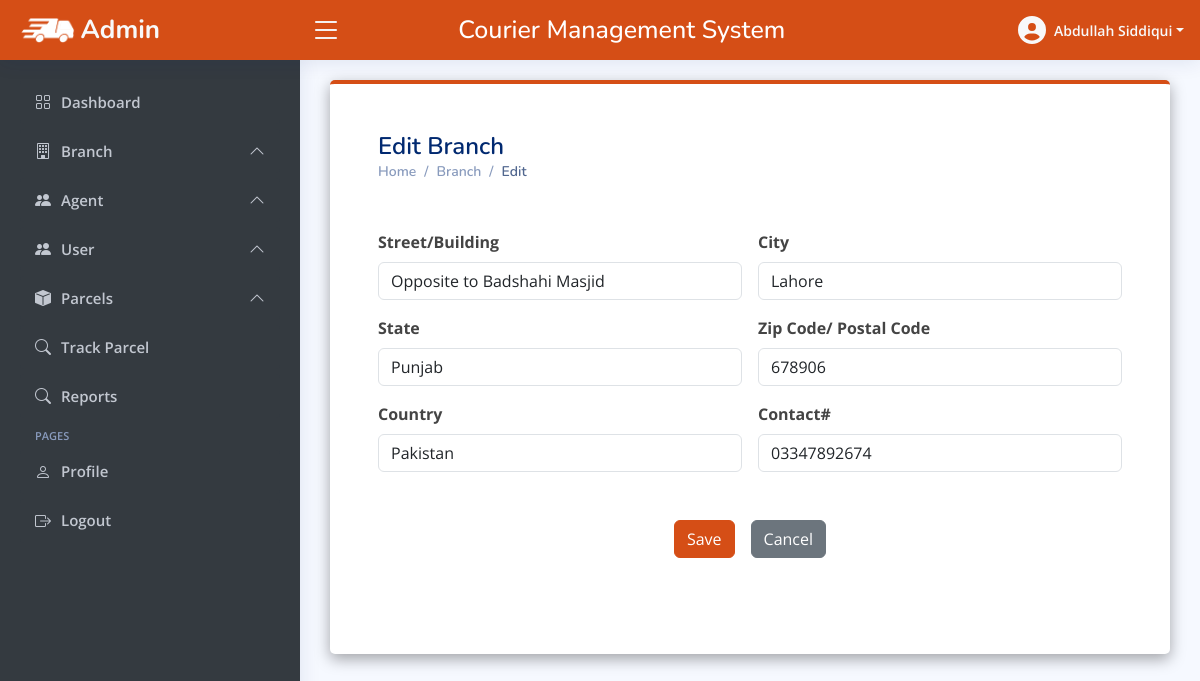
The page /admin/update_branch.php?branch_id=48 (signed in) on the database its author committed.
### tables this page shows
CREATE TABLE `branches` (
  `id` int(30) NOT NULL,
  `branch_code` varchar(255) NOT NULL,
  `street` text NOT NULL,
  `city` text NOT NULL,
  `state` text NOT NULL,
  `zip_code` varchar(255) NOT NULL,
  `country` text NOT NULL,
  `contact` varchar(255) NOT NULL,
  `date_created` datetime NOT NULL DEFAULT current_timestamp()
);

### admin/update_branch.php (the view, shortened to what this page needs)
<?php
if(isset($_SESSION['email'])){
    if($_GET['branch_id']){
        include("header.php");
include("topbar.php");
include("sidebar.php");
require("../include/connection.php");
      $branch_id=$_GET['branch_id'];
    $getdata="SELECT * FROM `branches` WHERE id='$branch_id';";
    $result=mysqli_query($connection, $getdata) or die("fail to run query");
    if(mysqli_num_rows($result) == 1){
$row=mysqli_fetch_assoc($result);
 $branch_street = $row["street"];
 $branch_city = $row["city"];
 $branch_state = $row["state"];
 $branch_zip = $row["zip_code"];
 $branch_country = $row["country"];
 $branch_contact = $row["contact"];
      ?>
  <head>
  </head>
  <main id="main" class="main">
  <section class="p-5" style="background-color: white; border-top: 4px solid #D54E16; border-radius: 5px; box-shadow: rgba(0, 0, 0, 0.35) 0px 5px 15px;">
    <div class="pagetitle">
      <h1>Edit Branch</h1>
      <nav>
        <ol class="breadcrumb">
          <li class="breadcrumb-item"><a href="index.php">Home</a></li>
          <li class="breadcrumb-item">Branch</li>
          <li class="breadcrumb-item active">Edit</li>
        </ol>
      </nav>
    </div>
       <section class="section my-5">
      <form class="row g-3" id="branch_form" action="update_branchdata.php" method="post">
        <div class="col-md-6">
          <label for="Street" class="form-label">Street/Building</label>
          <input type="text" name="branch_Street" class="form-control" value="<?php echo $branch_street ?>" id="branch_Street">
        </div>
        <div class="col-md-6">
          <label for="City" class="form-label">City</label>
          <input type="text" name="branch_City" class="form-control" value="<?php echo $branch_city ?>" id="branch_City">
        </div>
        <div class="col-md-6">
          <label for="State" class="form-label">State</label>
          <input type="text" name="branch_State" class="form-control" value="<?php echo $branch_state ?>" id="branch_State">
        </div>
        <div class="col-md-6">
          <label for="Zip" class="form-label">Zip Code/ Postal Code</label>
          <input type="text" name="branch_Zip" class="form-control" value="<?php echo $branch_zip ?>" id="branch_Zip">
        </div>
        <div class="col-md-6">
          <label for="Country" class="form-label">Country</label>
          <input type="text" name="branch_Country" class="form-control" value="<?php echo $branch_country ?>" id="branch_Country">
        </div>
        <div class="col-md-6">
          <label for="Contact" class="form-label">Contact#</label>
          <input type="text" name="branch_Contact" class="form-control" value="<?php echo $branch_contact ?>" id="branch_Contact">
        </div>
      <div class="d-flex w-100 justify-content-center align-items-center mt-5">
  			<button class="btn btn-success mx-2" id="savebranch_btn">Save</button>
  			<a class="btn btn-secondary mx-2" href="branch_list.php">Cancel</a>
  		</div>
      </form>
    </section>
    </section>
 </main>
    <?php
    }
    include("footer.php");
    }
    else{
      header("location: branch_list.php");
    }
}
else{
  header("location: login.php");
}
      ?>

### admin/topbar.php (shortened to what this page needs)
<?php
include("header.php");
require("../include/connection.php");
$read = "SELECT * FROM `admin`;";
$result_read = mysqli_query($connection,$read);
if($result_read){
    $row = mysqli_fetch_assoc($result_read);
    $firstname = $row["firstname"];
    $lastname = $row["lastname"];
}
?>
<head>
<link rel="stylesheet" href="https://cdnjs.cloudflare.com/ajax/libs/sweetalert2/11.0.18/sweetalert2.min.css" />
</head>
<header id="header" class="header fixed-top d-flex align-items-center">
<div class="d-flex align-items-center justify-content-between">
  <a href="index.php" class="logo d-flex align-items-center">
    <img src="assets/EXpress Delivery (5).png" alt="">
    <span class="d-none d-lg-block text-light">Admin</span>
  </a>
  <i class="bi bi-list toggle-sidebar-btn text-light"></i>
</div>
<div class="mx-auto mt-2">
  <h2 class="heading">Courier Management System</h2>
</div>
<nav class="header-nav ms-auto">
  <ul class="d-flex align-items-center">
    <li class="nav-item dropdown pe-3">
      <a class="nav-link nav-profile d-flex align-items-center pe-0" href="#" data-bs-toggle="dropdown">
      <i class="fa-solid fa-circle-user fs-3 text-light"></i>
        <span class="d-none d-md-block dropdown-toggle ps-2 text-light"><?= $firstname.' '.$lastname ?></span>
      </a>
    </li>
  </ul>
</nav>
</header>

### admin/assets/css/style.css (style rules this page uses)
:root { scroll-behavior: smooth; }
body { font-family: "Open Sans", sans-serif; background: #f6f9ff; color: #444444; }
a { color: #4154f1; text-decoration: none; }
h1, h2, h3, h4, h5, h6 { font-family: "Nunito", sans-serif; }
#main { margin-top: 60px; padding: 20px 30px; transition: all 0.3s; }
.pagetitle { margin-bottom: 10px; }
.pagetitle h1 { font-size: 24px; margin-bottom: 0; font-weight: 600; color: #012970; }
.breadcrumb { font-size: 14px; font-family: "Nunito", sans-serif; color: #899bbd; font-weight: 600; }
.breadcrumb a { color: #899bbd; transition: 0.3s; }
.breadcrumb .breadcrumb-item::before { color: #899bbd; }
.breadcrumb .active { color: #51678f; font-weight: 600; }
.logo { line-height: 1; }
@media (min-width: 1200px) { .logo { width: 280px; } }
.logo img { max-height: 26px; margin-right: 6px; }
.logo span { font-size: 26px; font-weight: 700; color: #012970; font-family: "Nunito", sans-serif; }
.header { transition: all 0.5s; z-index: 997; height: 60px; box-shadow: 0px 2px 20px rgba(1, 41, 112, 0.1); background-color: #fff; padding-left: 20px; }
.header .toggle-sidebar-btn { font-size: 32px; padding-left: 10px; cursor: pointer; color: #012970; }
.header-nav ul { list-style: none; }
.header-nav>ul { margin: 0; padding: 0; }
.header-nav .nav-profile { color: #012970; }
.header-nav .nav-profile span { font-size: 14px; font-weight: 600; }
@media (min-width: 1200px) { #main, #footer { margin-left: 300px; } }

### admin/topbar.php (style rules this page uses)
.heading { font-size: 25px; }
header, .top-drop { background-color: #D54E16 !important; color: white !important; }

### admin/update_branch.php (style rules this page uses)
label { font-weight: bold; }
.btn-primary, .btn-success { color: #FFFFFF !important; background-color: #D54E16 !important; border-color: #D54E16 !important; }

### rows shown on the page
branches: branch_Street "Opposite to Badshahi Masjid", branch_City "Lahore", branch_State "Punjab", branch_Zip "678906", branch_Country "Pakistan", branch_Contact "03347892674"

### other values the page prints
$firstname "Abdullah"
$lastname "Siddiqui"
